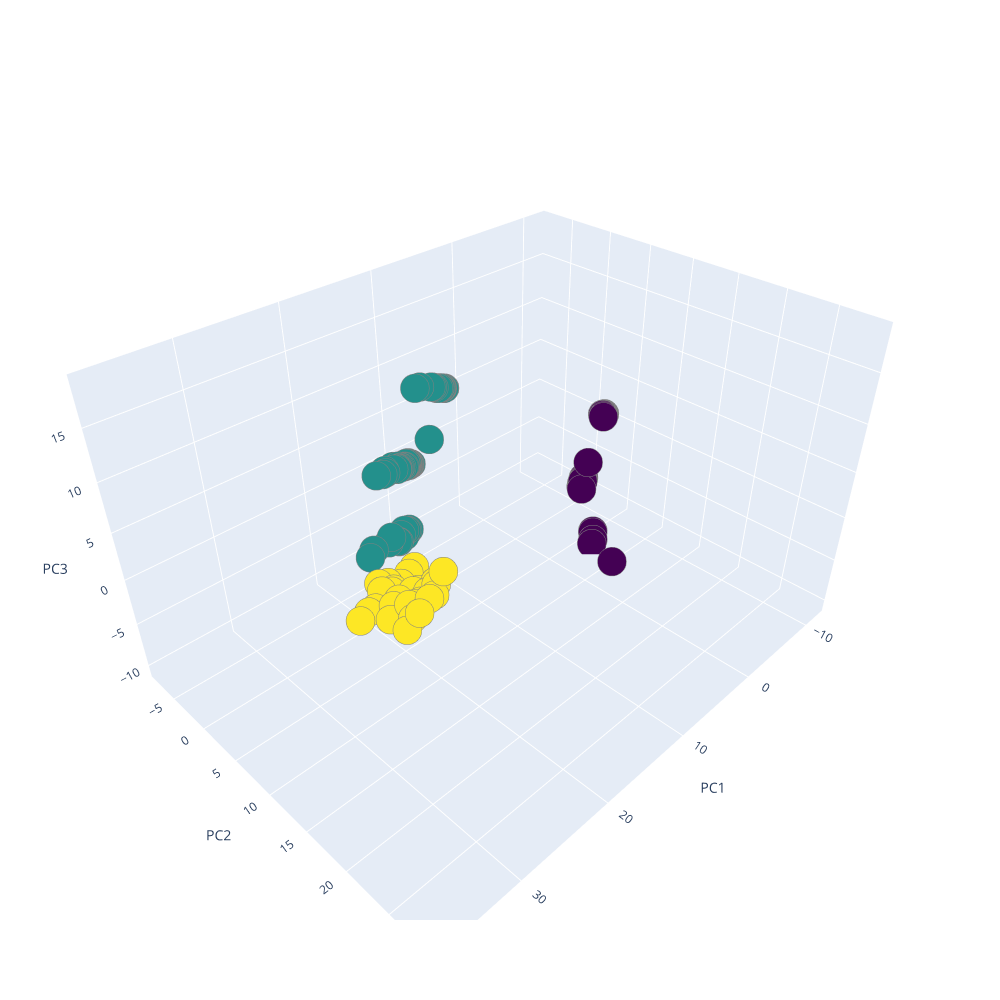

Source (notebook cell):
### Code cell
Scene = dict(xaxis = dict(title  = 'PC1'),yaxis = dict(title  = 'PC2'),zaxis = dict(title  = 'PC3'))
labels = labels_scale
trace = go.Scatter3d(x=pca2d[:,0], y=pca2d[:,1], z=pca2d[:,2], mode='markers',marker=dict(color = labels, colorscale='Viridis', size = 10, line = dict(color = 'gray',width = 5)))
layout = go.Layout(margin=dict(l=0,r=0),scene = Scene, height = 1000,width = 1000)
data = [trace]
fig = go.Figure(data = data, layout = layout)
fig.show()

### Figure 1 — Plotly figure (JSON) as saved in the notebook; plotly's stock layout.template omitted (floating-point values rounded to 4 significant figures; data arrays with more than 128 entries replaced by an {"elided": "..."} marker saying what was removed)
{"data": [{"marker": {"color": {"elided": "300 int values"}, "colorscale": [[0, "#440154"], [0.1111, "#482878"], [0.2222, "#3e4989"], [0.3333, "#31688e"], [0.4444, "#26828e"], [0.5556, "#1f9e89"], [0.6667, "#35b779"], [0.7778, "#6ece58"], [0.8889, "#b5de2b"], [1, "#fde725"]], "line": {"color": "gray", "width": 5}, "size": 10}, "mode": "markers", "type": "scatter3d", "x": {"elided": "300 float values"}, "y": {"elided": "300 float values"}, "z": {"elided": "300 float values"}}], "layout": {"height": 1000, "margin": {"l": 0, "r": 0}, "scene": {"xaxis": {"title": {"text": "PC1"}}, "yaxis": {"title": {"text": "PC2"}}, "zaxis": {"title": {"text": "PC3"}}}, "width": 1000}}
